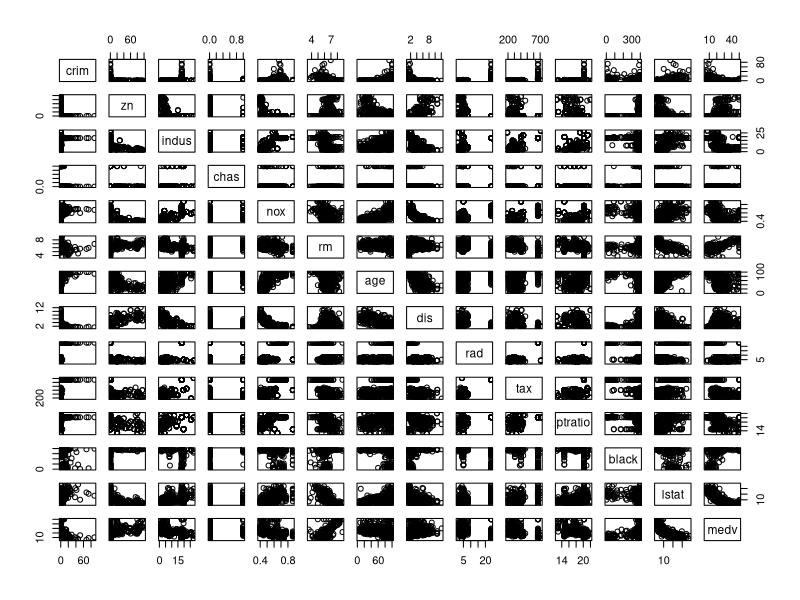
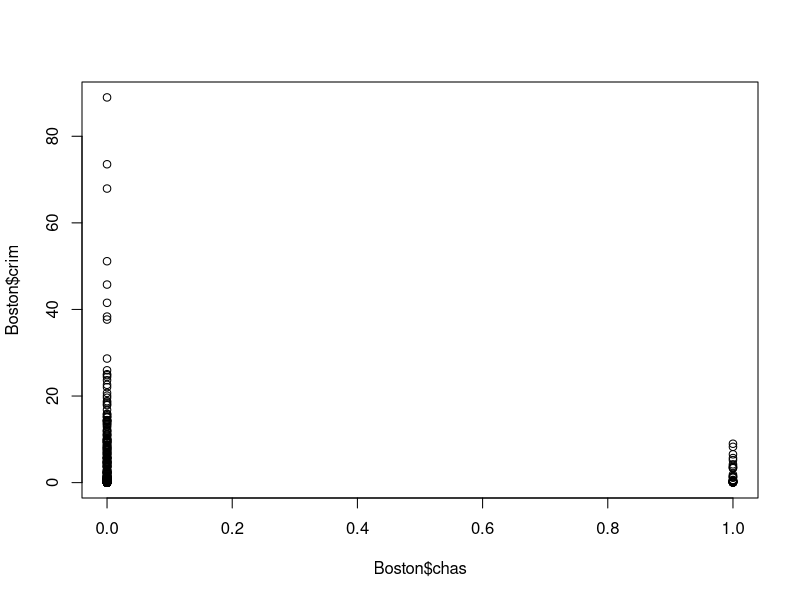
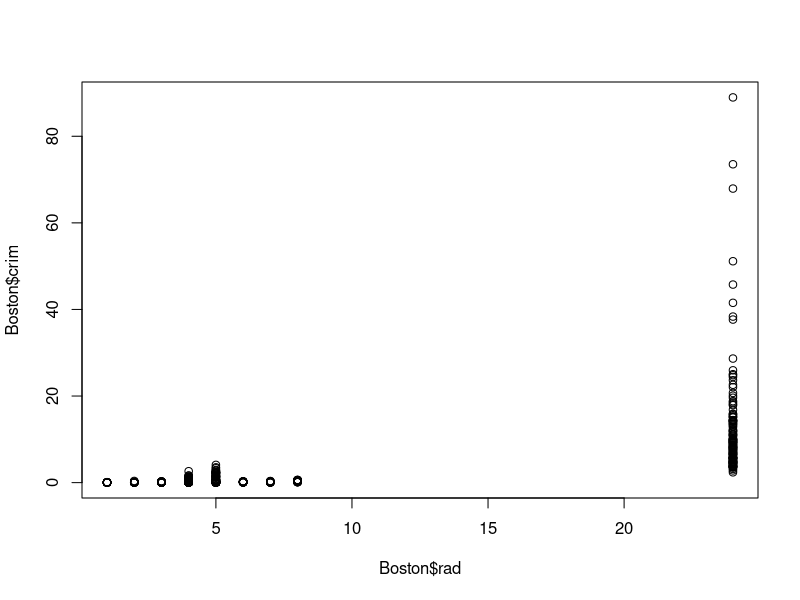
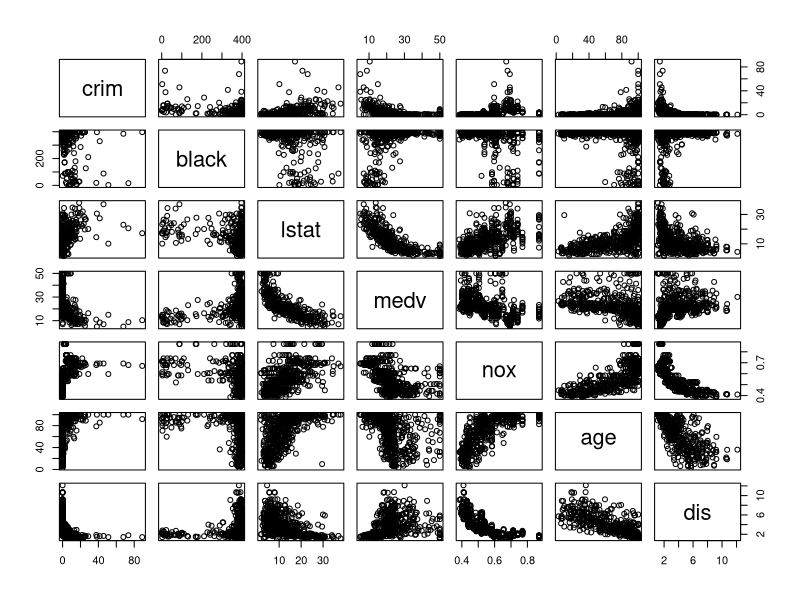
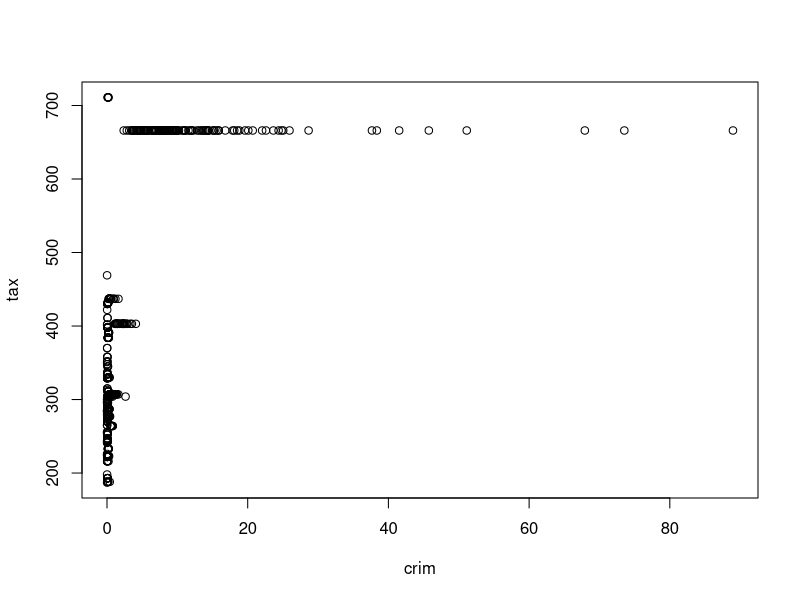

Generate these figures, in order, with R:
library(MASS)
pairs(Boston)
attach(Boston)


plot(Boston$chas, Boston$crim)
plot(Boston$rad, Boston$crim)
Boston$rad = as.factor(Boston$rad)
Boston$chas = as.factor(Boston$chas)
plot(~crim+black+lstat+medv+nox+age+dis)

cor.test(crim, tax) #and so on
plot(crim, tax)
# I don't find the variable with suburbs